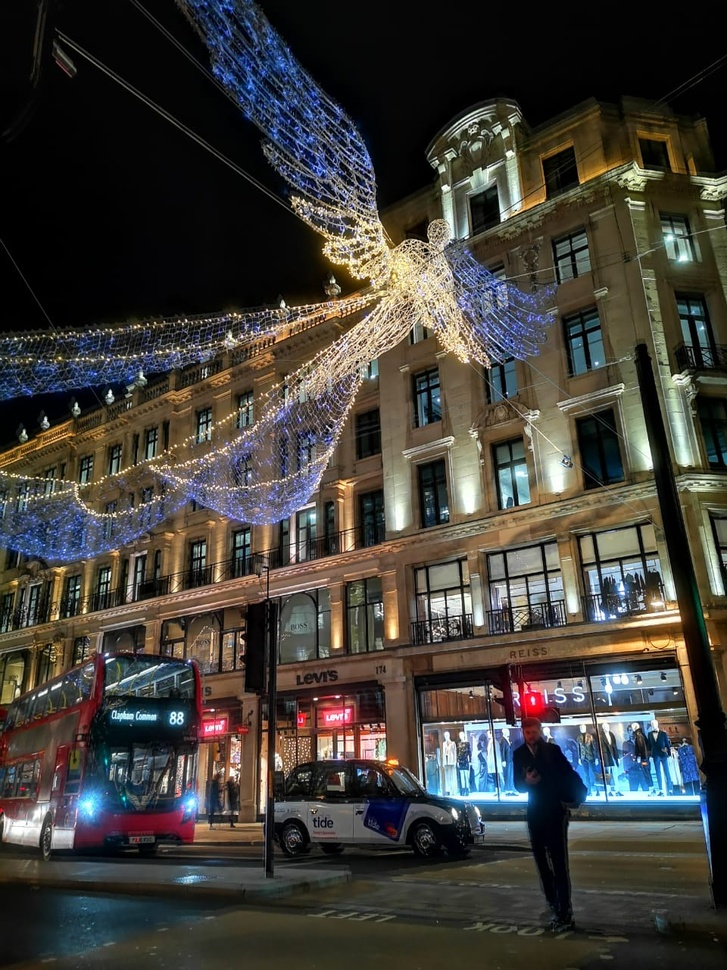
#> input picture Datasets/images/londonxmas.jpeg, 727 x 970 px, shrunk from 960 x 1280 before the run, found by its file name
$ jupyter execute '38. Add and Remove Noise and Fix Contrast with Histogram Equalization.ipynb'
#> lines starting #> are read from the running program, lines starting #| are printed output that depends on the picture; after the words box and inside, x2 and y2 are one past the last pixel; in counts of white or black regions, pixels touching at a corner belong together
# **Add and Remove Noise and Fix Contrast with Histogram Equalization**

####**In this lesson we'll learn:**
1. How to add white noise or film grain effects to images
2. How to implement Histogram Equalization

### **What is Noise?**

Digital Camera sensors can take pictures in low light environments by increasing the sensativity of the camera sensor (CCD). However, this increase in sensativity (ISO increase) comes with a price. The price is noise. Noise arises because the higher sensativity of the sensor makes it susceptible to random noise. This is because the in low light scenes there isn't much variation between the scene and random photon noise.

https://blog.michaeldanielho.com/2016/08/understanding-cameras-exposure-setting.html

[cell 1]
# Our Setup, Import Libaries, Create our Imshow Function and Download our Images
import cv2
import random
import numpy as np
from matplotlib import pyplot as plt

# Define our imshow function
def imshow(title = "Image", image = None, size = 10):
    w, h = image.shape[0], image.shape[1]
    aspect_ratio = w/h
    plt.figure(figsize=(size * aspect_ratio,size))
    plt.imshow(cv2.cvtColor(image, cv2.COLOR_BGR2RGB))
    plt.title(title)
    plt.show()

## **Adding Film Grain or Noise to Images**

[cell 2]
def addWhiteNoise(image):
    # Set the range for a random probablity
    # A large prob will mean more noise
    prob = random.uniform(0.05, 0.1)

    # Generate a random matrix in the shape of our input image
    rnd = np.random.rand(image.shape[0], image.shape[1])

    # If the random values in our rnd matrix are less than our random probability
    # We randomly change that pixel in our input image to a value within the range specified
    image[rnd < prob] = np.random.randint(50,230)
    return image

[cell 3]
# Load our image
image = cv2.imread('Datasets/images/londonxmas.jpeg')
#> image is the input picture: shape (970, 727, 3); mean B, G, R 57, 62.5, 65.4
imshow("Input Image", image)

# Apply our white noise function to our input image
noise_1 = addWhiteNoise(image)
#> in addWhiteNoise, `image[rnd < prob] = np.random.randint(50,230)`:
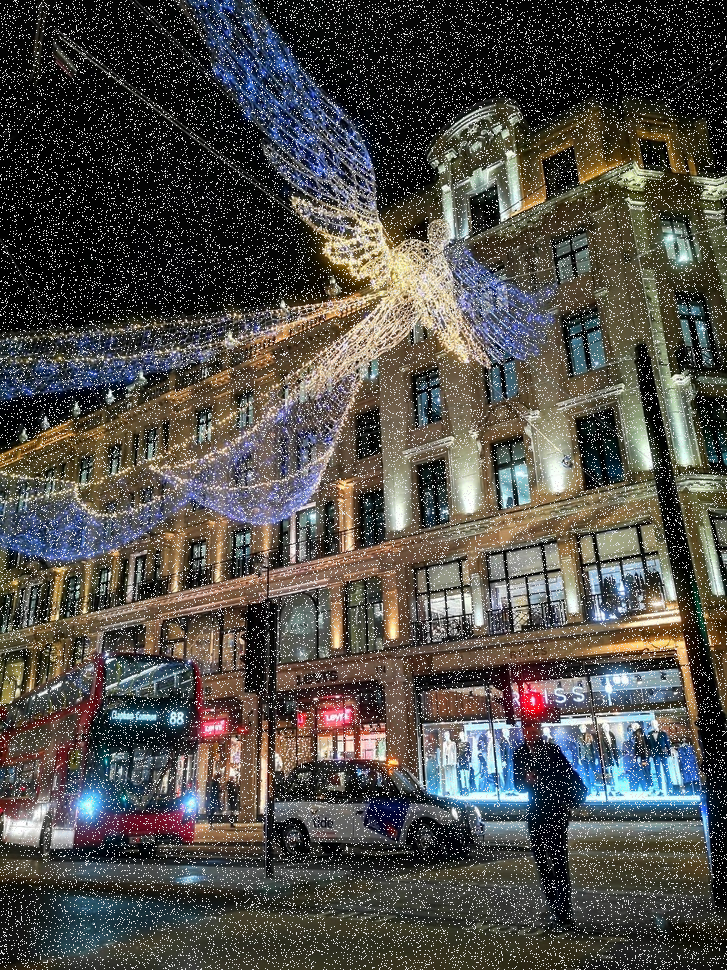
#> image: shape (970, 727, 3); 9.23% of pixels changed, all inside (x1, y1, x2, y2) = (0, 0, 727, 970)
imshow("Noise Added", noise_1)

[cell 4]
# cv2.fastNlMeansDenoisingColored(input, None, h, hForColorComponents, templateWindowSize, searchWindowSize)
# None are - the filter strength 'h' (5-12 is a good range)
# Next is hForColorComponents, set as same value as h again
# templateWindowSize (odd numbers only) rec. 7
# searchWindowSize (odd numbers only) rec. 21

dst = cv2.fastNlMeansDenoisingColored(noise_1, None, 11, 6, 7, 21)

imshow("Noise Removed", dst)

**There are 4 variations of Non-Local Means Denoising:**

- cv2.fastNlMeansDenoising() - works with a single grayscale images
- cv2.fastNlMeansDenoisingColored() - works with a color image.
- cv2.fastNlMeansDenoisingMulti() - works with image sequence captured in short period of time (grayscale images)
- cv2.fastNlMeansDenoisingColoredMulti() - same as above, but for color images.

### **Using Histogram Qualization**

This 'adjusts' the dynamic range of an image, making it spread more evenly accorss the intensity distribution, and thus improving contrast.

#### **First, let's take a look at the Histogram of our Input Image**

[cell 5]
# Load our image
img = cv2.imread('Datasets/images/soaps.jpeg')
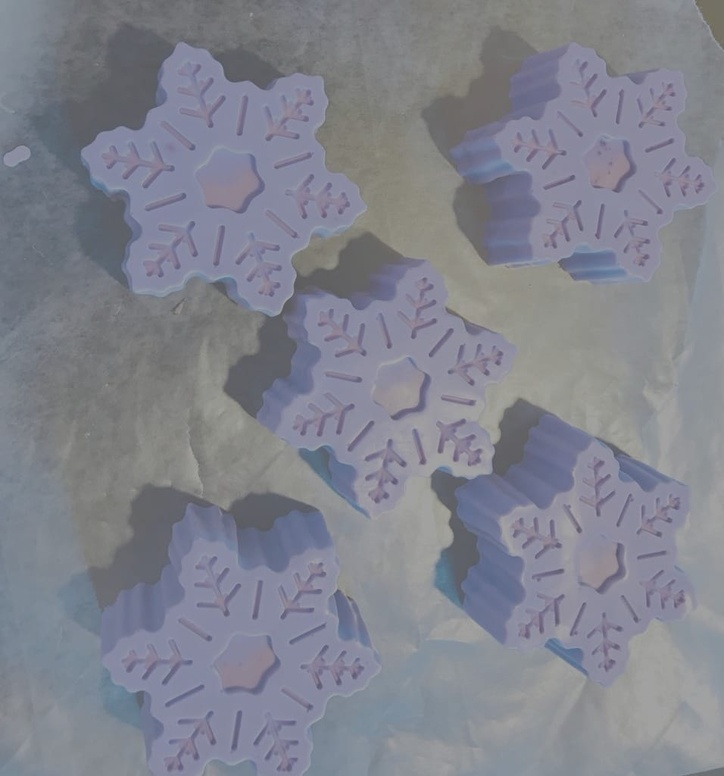
#> input picture Datasets/images/soaps.jpeg, 724 x 776 px, shrunk from 956 x 1024 before the run, found by its file name
#> img is the input picture: shape (776, 724, 3); mean B, G, R 141.9, 131.3, 129.2
imshow("Original", img)

gray_image = cv2.cvtColor(img, cv2.COLOR_BGR2GRAY)
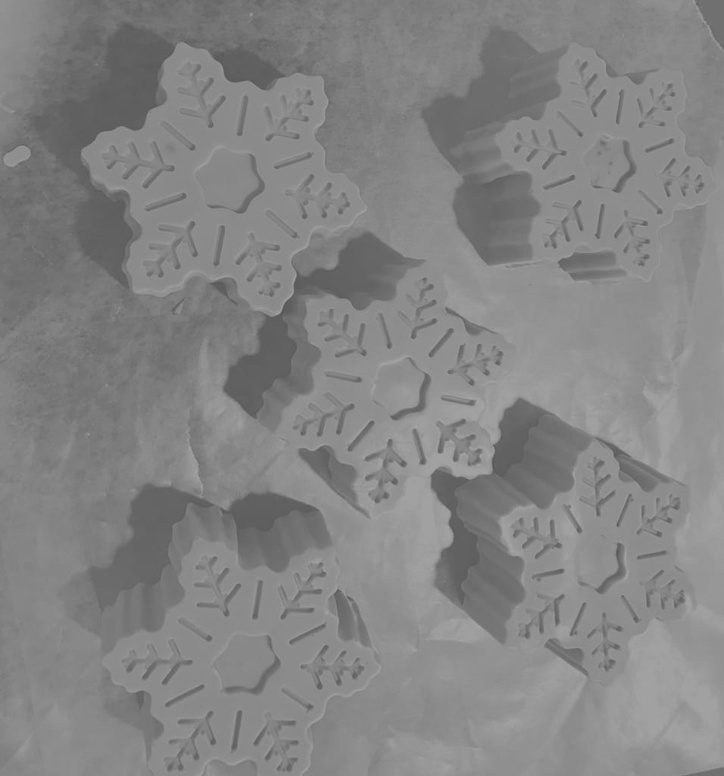
#> gray_image: shape (776, 724); min 86, max 166, mean 131.9

# Create our histogram distribution
hist,bins = np.histogram(gray_image.flatten(),256,[0,256])
#> hist = 256 values, max 28186 at index 139, min 0 at index 0, mean 2194.6; bins = 257 values from 0 to 256

# Get the Cumulative Sum
cdf = hist.cumsum()
#> cdf = 256 values from 0 to 561824

# Get a normalize cumulative distribution
cdf_normalized = cdf * float(hist.max()) / cdf.max()
#> cdf_normalized = 256 values from 0 to 28186

# Plot our CDF overlaid onto our Histogram
plt.plot(cdf_normalized, color = 'b')
plt.hist(gray_image.flatten(),256,[0,256], color = 'r')
plt.xlim([0,256])
plt.legend(('cdf','histogram'), loc = 'upper left')
plt.show()
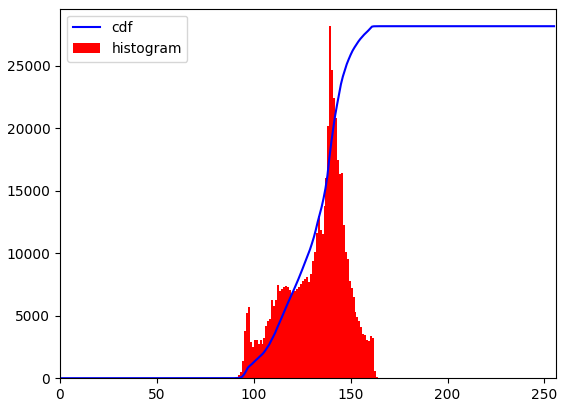
#> figure drawn by matplotlib, 1 panel; tallest bar 28186 high, from x = 139 to 140; curve peaks at x = 166, y = 28186
imshow("gray_image", gray_image)

#### **Now, let's apply Histogram Equalization**

[cell 6]
img = cv2.imread('Datasets/images/soaps.jpeg')

# Convert to grayscale
gray_image = cv2.cvtColor(img, cv2.COLOR_BGR2GRAY)

# Equalize our Histogram
gray_image = cv2.equalizeHist(gray_image)
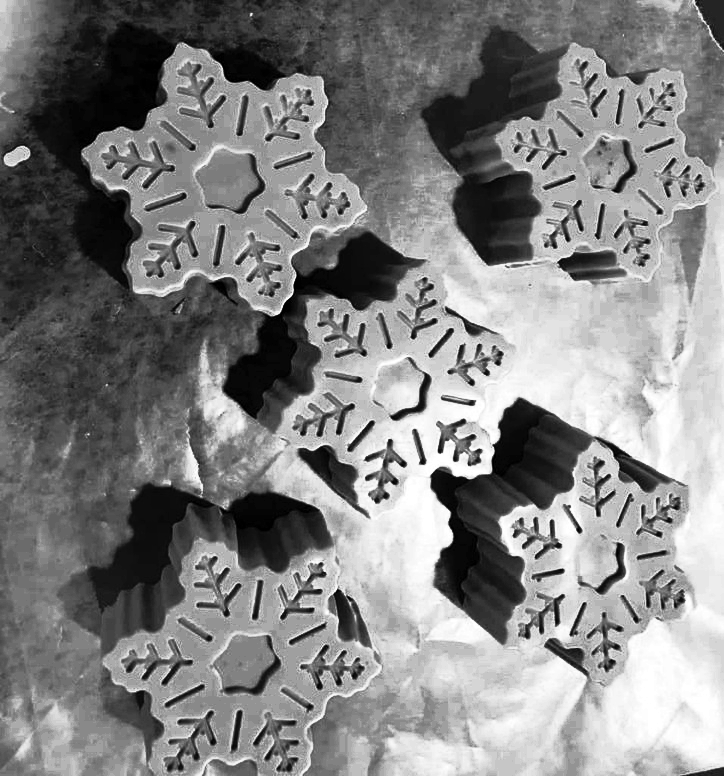
#> gray_image: shape (776, 724); min 0, max 255, mean 130.3
imshow("equalizeHist", gray_image)

# Create our histogram distribution
hist,bins = np.histogram(gray_image.flatten(),256,[0,256])
#> hist = 256 values, max 28186 at index 159, min 0 at index 2, mean 2194.6

# Get the Cumulative Sum
cdf = hist.cumsum()
#> cdf = 256 values from 903 to 561824

# Get a normalize cumulative distribution
cdf_normalized = cdf * float(hist.max()) / cdf.max()
#> cdf_normalized = 256 values from 45.3 to 28186

# Plot our CDF overlaid onto our Histogram
plt.plot(cdf_normalized, color = 'b')
plt.hist(gray_image.flatten(),256,[0,256], color = 'r')
plt.xlim([0,256])
plt.legend(('cdf','histogram'), loc = 'upper left')
plt.show()
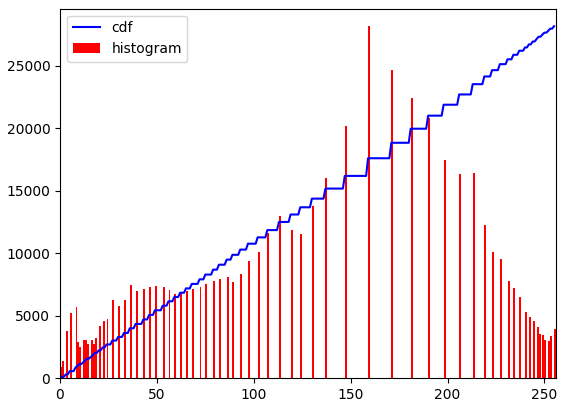
#> figure drawn by matplotlib, 1 panel; tallest bar 28186 high, from x = 159 to 160; curve peaks at x = 255, y = 28186
